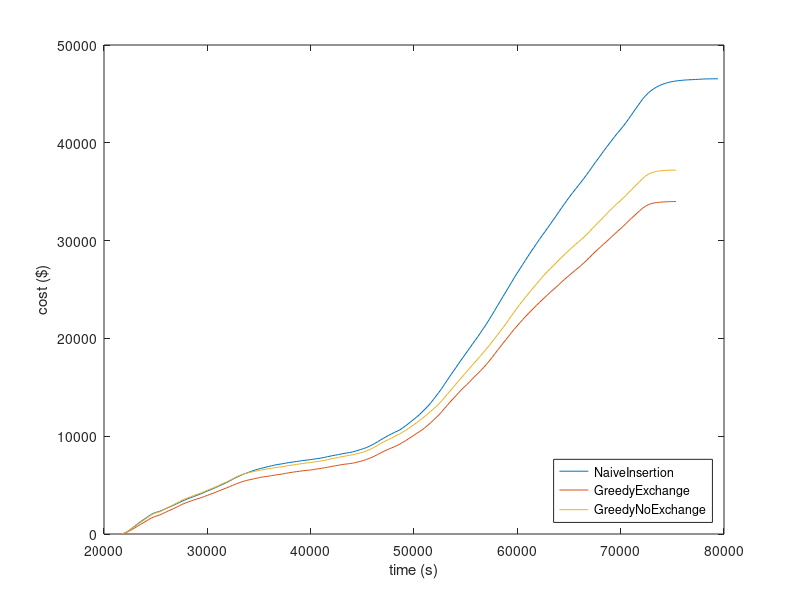

Reproduce this figure in MATLAB.
x0 = [21630,21900,22170,22440,22710,22980,23250,23520,23790,24060,24330,24600,24870,25140,25410,25680,25950,26220,26490,26760,27030,27300,27570,27840,28110,28380,28650,28920,29190,29460,29730,30000,30270,30540,30810,31080,31350,31620,31890,32160,32430,32700,32970,33240,33510,33780,34050,34320,34590,34860,35130,35400,35670,35940,36210,36480,36750,37020,37290,37560,37830,38100,38370,38640,38910,39180,39450,39720,39990,40260,40530,40800,41070,41340,41610,41880,42150,42420,42690,42960,43230,43500,43770,44040,44310,44580,44850,45120,45390,45660,45930,46200,46470,46740,47010,47280,47550,47820,48090,48360,48630,48900,49170,49440,49710,49980,50250,50520,50790,51060,51330,51600,51870,52140,52410,52680,52950,53220,53490,53760,54030,54300,54570,54840,55110,55380,55650,55920,56190,56460,56730,57000,57270,57540,57810,58080,58350,58620,58890,59160,59430,59700,59970,60240,60510,60780,61050,61320,61590,61860,62130,62400,62670,62940,63210,63480,63750,64020,64290,64560,64830,65100,65370,65640,65910,66180,66450,66720,66990,67260,67530,67800,68070,68340,68610,68880,69150,69420,69690,69960,70230,70500,70770,71040,71310,71580,71850,72120,72390,72660,72930,73200,73470,73740,74010,74280,74550,74820,75090,75360,75630,75900,76170,76440,76710,76980,77250,77520,77790,78060,78330,78600,78870,79140,79410];
y0 = [0.31,60.09,192.8,374.37,587.01,808.26,1025.32,1245.18,1438.63,1634.11,1833.63,2016.24,2155.02,2245.57,2329.65,2450.54,2575.0,2703.81,2827.6,2958.94,3092.18,3222.89,3358.91,3482.84,3602.87,3710.52,3816.73,3927.94,4035.12,4145.49,4267.7,4396.0,4512.75,4630.78,4755.77,4883.25,5010.86,5145.44,5282.33,5420.98,5580.9,5731.93,5867.56,5996.92,6117.99,6227.3,6326.16,6433.14,6531.88,6619.39,6693.79,6763.93,6835.44,6907.13,6971.07,7037.1,7097.18,7140.5,7187.56,7238.8,7292.74,7334.81,7373.41,7414.46,7456.39,7498.89,7538.33,7572.45,7602.18,7649.95,7693.18,7729.03,7782.46,7835.19,7899.18,7960.66,8018.62,8071.19,8122.53,8182.68,8235.93,8286.15,8330.31,8386.82,8464.69,8550.94,8643.88,8737.85,8836.2,8960.41,9102.01,9259.89,9423.13,9600.38,9769.55,9933.79,10092.39,10234.95,10376.51,10504.19,10647.31,10845.09,11046.31,11267.71,11504.23,11722.09,11955.42,12201.71,12480.9,12762.0,13055.02,13374.77,13740.28,14108.52,14480.7,14880.66,15302.62,15730.52,16159.66,16572.76,16972.06,17393.84,17802.53,18200.15,18598.74,18995.99,19403.17,19799.53,20188.76,20620.6,21039.55,21455.71,21919.93,22387.82,22862.63,23343.79,23821.57,24293.44,24763.63,25239.82,25720.61,26198.97,26656.59,27100.61,27540.02,27985.17,28421.23,28860.13,29277.59,29695.43,30109.35,30509.75,30910.59,31314.85,31710.82,32121.14,32519.6,32945.61,33363.21,33759.1,34160.81,34549.21,34920.78,35281.67,35636.9,36000.13,36367.95,36755.08,37161.99,37558.03,37965.05,38348.63,38733.65,39138.76,39514.73,39893.41,40264.24,40630.92,40997.09,41329.03,41671.72,42048.19,42444.22,42853.36,43265.57,43664.78,44061.84,44466.07,44795.71,45083.46,45321.42,45527.94,45698.26,45843.84,45965.54,46069.7,46159.03,46223.86,46280.56,46321.37,46358.94,46387.33,46412.85,46431.33,46446.82,46462.31,46476.91,46492.6,46507.74,46523.7,46532.88,46537.84,46540.71,46544.07,46547.32];
x1 = [21630,21900,22170,22440,22710,22980,23250,23520,23790,24060,24330,24600,24870,25140,25410,25680,25950,26220,26490,26760,27030,27300,27570,27840,28110,28380,28650,28920,29190,29460,29730,30000,30270,30540,30810,31080,31350,31620,31890,32160,32430,32700,32970,33240,33510,33780,34050,34320,34590,34860,35130,35400,35670,35940,36210,36480,36750,37020,37290,37560,37830,38100,38370,38640,38910,39180,39450,39720,39990,40260,40530,40800,41070,41340,41610,41880,42150,42420,42690,42960,43230,43500,43770,44040,44310,44580,44850,45120,45390,45660,45930,46200,46470,46740,47010,47280,47550,47820,48090,48360,48630,48900,49170,49440,49710,49980,50250,50520,50790,51060,51330,51600,51870,52140,52410,52680,52950,53220,53490,53760,54030,54300,54570,54840,55110,55380,55650,55920,56190,56460,56730,57000,57270,57540,57810,58080,58350,58620,58890,59160,59430,59700,59970,60240,60510,60780,61050,61320,61590,61860,62130,62400,62670,62940,63210,63480,63750,64020,64290,64560,64830,65100,65370,65640,65910,66180,66450,66720,66990,67260,67530,67800,68070,68340,68610,68880,69150,69420,69690,69960,70230,70500,70770,71040,71310,71580,71850,72120,72390,72660,72930,73200,73470,73740,74010,74280,74550,74820,75090,75360];
y1 = [0.31,52.32,154.79,299.02,461.97,629.4,797.45,973.45,1134.12,1310.83,1486.49,1642.75,1764.03,1857.84,1951.41,2086.79,2217.88,2352.11,2479.57,2613.06,2749.81,2895.48,3032.25,3150.24,3261.39,3364.01,3462.49,3558.35,3642.92,3738.79,3846.55,3953.93,4053.24,4155.79,4277.17,4389.41,4500.58,4614.52,4729.81,4844.36,4963.65,5087.01,5195.87,5299.12,5393.62,5469.8,5539.86,5598.5,5665.49,5725.36,5784.41,5836.96,5878.05,5920.63,5965.55,6014.12,6059.4,6098.11,6140.08,6193.99,6246.58,6297.95,6337.61,6378.31,6414.7,6450.73,6488.64,6518.33,6542.46,6591.95,6637.29,6674.57,6723.42,6767.93,6820.88,6875.88,6933.72,6982.51,7033.48,7082.73,7126.77,7162.75,7196.42,7235.89,7297.87,7367.22,7437.85,7519.81,7615.57,7724.34,7842.01,7980.26,8123.39,8270.78,8424.46,8550.6,8678.92,8798.9,8920.01,9046.02,9194.33,9369.63,9532.23,9717.87,9902.76,10084.32,10280.96,10467.46,10654.38,10877.67,11117.64,11367.27,11634.79,11898.27,12179.27,12496.64,12832.05,13154.82,13489.51,13803.27,14109.24,14419.26,14726.24,15005.56,15277.16,15564.33,15858.62,16149.78,16421.91,16708.67,17021.15,17334.11,17674.31,18035.66,18410.4,18781.98,19143.34,19515.57,19863.19,20221.24,20590.6,20940.71,21263.29,21593.16,21906.42,22220.24,22523.31,22812.77,23097.43,23387.9,23667.77,23938.35,24203.56,24474.26,24735.77,24989.54,25235.56,25499.56,25768.35,26025.18,26279.05,26517.28,26762.14,26997.55,27232.97,27473.59,27730.89,27996.18,28278.01,28565.37,28848.35,29110.78,29368.27,29636.65,29883.85,30147.23,30421.3,30678.24,30941.7,31190.64,31455.76,31725.43,32011.15,32279.91,32543.52,32801.5,33059.94,33310.25,33506.06,33660.01,33773.72,33841.78,33887.83,33919.2,33943.82,33962.59,33977.68,33986.42,33991.61,33996.07];
x2 = [21630,21900,22170,22440,22710,22980,23250,23520,23790,24060,24330,24600,24870,25140,25410,25680,25950,26220,26490,26760,27030,27300,27570,27840,28110,28380,28650,28920,29190,29460,29730,30000,30270,30540,30810,31080,31350,31620,31890,32160,32430,32700,32970,33240,33510,33780,34050,34320,34590,34860,35130,35400,35670,35940,36210,36480,36750,37020,37290,37560,37830,38100,38370,38640,38910,39180,39450,39720,39990,40260,40530,40800,41070,41340,41610,41880,42150,42420,42690,42960,43230,43500,43770,44040,44310,44580,44850,45120,45390,45660,45930,46200,46470,46740,47010,47280,47550,47820,48090,48360,48630,48900,49170,49440,49710,49980,50250,50520,50790,51060,51330,51600,51870,52140,52410,52680,52950,53220,53490,53760,54030,54300,54570,54840,55110,55380,55650,55920,56190,56460,56730,57000,57270,57540,57810,58080,58350,58620,58890,59160,59430,59700,59970,60240,60510,60780,61050,61320,61590,61860,62130,62400,62670,62940,63210,63480,63750,64020,64290,64560,64830,65100,65370,65640,65910,66180,66450,66720,66990,67260,67530,67800,68070,68340,68610,68880,69150,69420,69690,69960,70230,70500,70770,71040,71310,71580,71850,72120,72390,72660,72930,73200,73470,73740,74010,74280,74550,74820,75090,75360];
y2 = [0.31,60.73,188.29,355.61,560.69,762.13,974.52,1186.41,1374.2,1578.34,1782.73,1973.18,2112.35,2205.77,2286.58,2419.59,2558.29,2717.54,2870.23,3014.2,3160.23,3316.07,3465.52,3588.05,3702.64,3812.82,3917.99,4026.5,4124.93,4234.44,4354.89,4473.72,4582.03,4693.22,4827.75,4951.62,5083.22,5218.03,5340.8,5480.39,5632.5,5784.69,5912.82,6035.27,6129.67,6210.05,6285.01,6355.43,6418.18,6471.48,6522.15,6577.32,6626.42,6673.75,6722.38,6769.89,6815.22,6850.58,6889.45,6937.78,6991.01,7034.19,7070.23,7116.86,7160.02,7204.13,7244.29,7280.76,7306.41,7351.48,7396.54,7431.43,7480.76,7530.36,7591.52,7659.08,7723.11,7774.74,7829.46,7890.2,7947.97,7998.54,8051.8,8101.96,8164.7,8232.2,8303.36,8392.68,8493.47,8611.09,8742.16,8894.15,9055.53,9231.62,9389.17,9532.74,9664.52,9805.9,9957.95,10099.77,10249.95,10406.85,10579.74,10780.79,10980.83,11174.74,11376.44,11595.89,11809.24,12044.72,12274.52,12521.37,12772.36,13023.39,13312.23,13617.68,13944.23,14284.83,14621.54,14956.03,15303.18,15625.25,15957.18,16293.42,16610.43,16940.56,17273.91,17597.63,17916.17,18243.18,18580.43,18918.86,19253.82,19629.13,19996.35,20355.73,20727.43,21115.63,21490.99,21899.08,22317.07,22703.08,23087.75,23474.36,23838.57,24200.12,24551.67,24901.44,25237.31,25573.22,25911.97,26247.64,26567.99,26865.24,27150.31,27426.0,27715.2,28009.98,28304.02,28568.56,28834.59,29102.79,29363.34,29620.31,29862.51,30106.01,30364.45,30639.57,30925.92,31234.55,31532.94,31824.95,32090.96,32394.57,32698.37,32993.46,33267.58,33546.75,33827.47,34069.84,34334.32,34608.61,34908.66,35193.49,35485.09,35766.52,36053.37,36341.94,36588.74,36773.24,36905.28,37003.42,37075.51,37121.08,37151.81,37175.34,37190.26,37200.52,37203.11,37203.87];
plot(x0,y0,x1,y1,x2,y2);
legend('NaiveInsertion','GreedyExchange','GreedyNoExchange','location','southeast');
xlabel('time (s)');
ylabel('cost ($)');
